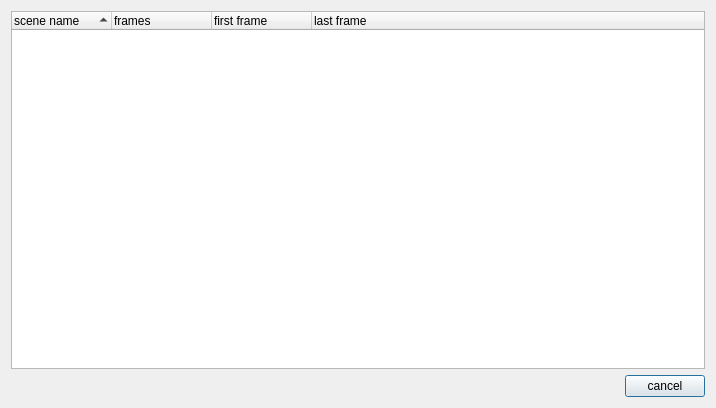
<?xml version="1.0" encoding="UTF-8"?>
<ui version="4.0">
 <class>SelectSceneClass</class>
 <widget class="QDialog" name="SelectSceneClass">
  <property name="geometry">
   <rect>
    <x>0</x>
    <y>0</y>
    <width>716</width>
    <height>408</height>
   </rect>
  </property>
  <property name="windowTitle">
   <string>SelectScene</string>
  </property>
  <layout class="QVBoxLayout" name="verticalLayout">
   <item>
    <widget class="QTreeWidget" name="sceneTable">
     <property name="alternatingRowColors">
      <bool>true</bool>
     </property>
     <property name="iconSize">
      <size>
       <width>100</width>
       <height>80</height>
      </size>
     </property>
     <property name="rootIsDecorated">
      <bool>false</bool>
     </property>
     <property name="uniformRowHeights">
      <bool>true</bool>
     </property>
     <property name="sortingEnabled">
      <bool>true</bool>
     </property>
     <column>
      <property name="text">
       <string>scene name</string>
      </property>
     </column>
     <column>
      <property name="text">
       <string>frames</string>
      </property>
     </column>
     <column>
      <property name="text">
       <string>first frame</string>
      </property>
     </column>
     <column>
      <property name="text">
       <string>last frame</string>
      </property>
     </column>
    </widget>
   </item>
   <item>
    <layout class="QHBoxLayout" name="horizontalLayout">
     <item>
      <spacer name="horizontalSpacer">
       <property name="orientation">
        <enum>Qt::Horizontal</enum>
       </property>
       <property name="sizeHint" stdset="0">
        <size>
         <width>40</width>
         <height>20</height>
        </size>
       </property>
      </spacer>
     </item>
     <item>
      <widget class="QPushButton" name="cancelButton">
       <property name="text">
        <string>cancel</string>
       </property>
      </widget>
     </item>
    </layout>
   </item>
  </layout>
 </widget>
 <layoutdefault spacing="6" margin="11"/>
 <resources/>
 <connections/>
</ui>
